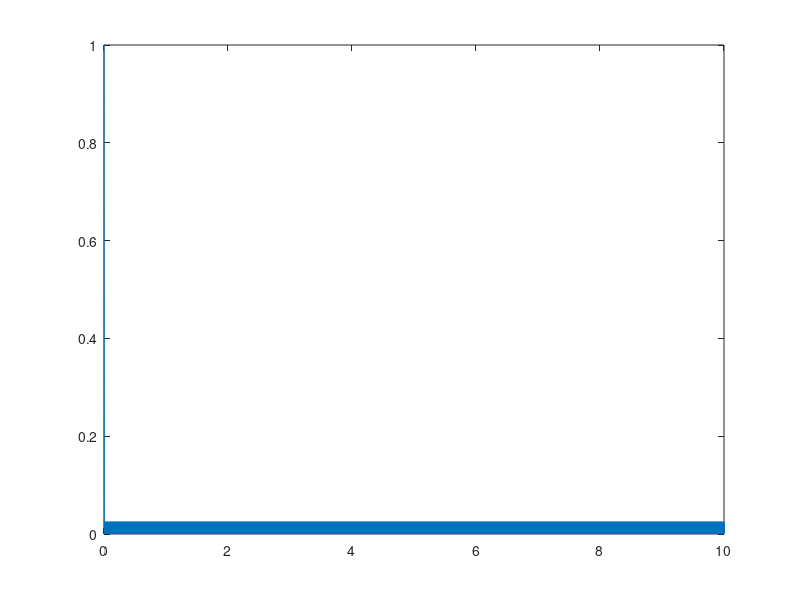

This figure's MATLAB source:
clc, clear all, close all

g = 9.81;
p = 1000;
R = 7e-2;

kout = R*p*g;
tf = 10;
N = 10000;
dt = tf/N;
tspan = linspace(0, tf, N);

P = 50;

H = zeros(N,1);
H(1) = 1; % initial
for i = 1:N-1
    ti = (i-1)*dt;
    
    Q = kout*sqrt(H(i));
    
    H(i+1) = H(i) + (dt/2)*(P - Q);
    if H(i+1) < 0
        H(i+1) = 1e-6;
    end
end

figure
plot(tspan, H)

    